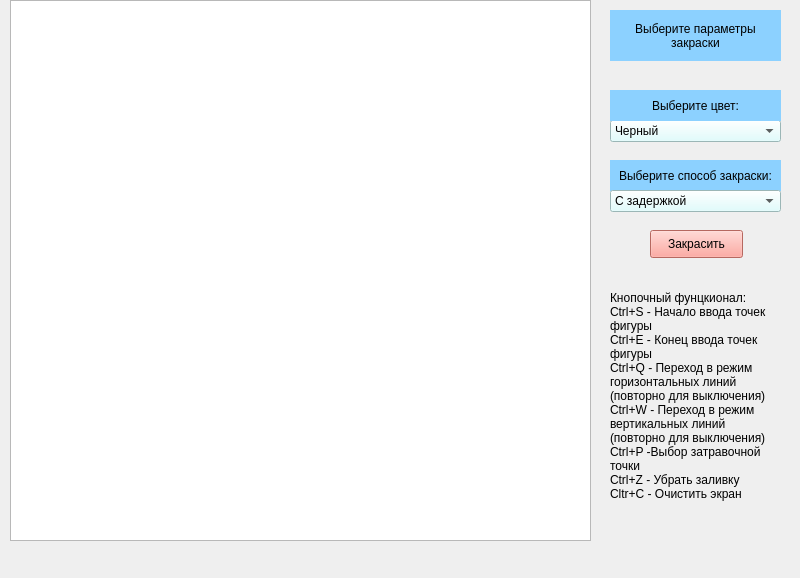
<?xml version="1.0" encoding="UTF-8"?>
<ui version="4.0">
 <class>MainWindow</class>
 <widget class="QMainWindow" name="MainWindow">
  <property name="geometry">
   <rect>
    <x>0</x>
    <y>0</y>
    <width>800</width>
    <height>578</height>
   </rect>
  </property>
  <property name="windowTitle">
   <string>MainWindow</string>
  </property>
  <widget class="QWidget" name="centralwidget">
   <widget class="QGraphicsView" name="graphicsView">
    <property name="geometry">
     <rect>
      <x>10</x>
      <y>0</y>
      <width>581</width>
      <height>541</height>
     </rect>
    </property>
   </widget>
   <widget class="QComboBox" name="colorBox">
    <property name="geometry">
     <rect>
      <x>610</x>
      <y>120</y>
      <width>171</width>
      <height>22</height>
     </rect>
    </property>
    <property name="styleSheet">
     <string notr="true">background-color: rgb(217, 255, 255);</string>
    </property>
    <item>
     <property name="text">
      <string>Черный</string>
     </property>
    </item>
    <item>
     <property name="text">
      <string>Красный</string>
     </property>
    </item>
    <item>
     <property name="text">
      <string>Зеленый</string>
     </property>
    </item>
    <item>
     <property name="text">
      <string>Синий</string>
     </property>
    </item>
   </widget>
   <widget class="QLabel" name="labelColor">
    <property name="geometry">
     <rect>
      <x>610</x>
      <y>90</y>
      <width>171</width>
      <height>31</height>
     </rect>
    </property>
    <property name="styleSheet">
     <string notr="true">background-color: rgb(140, 209, 255);</string>
    </property>
    <property name="text">
     <string>Выберите цвет:</string>
    </property>
    <property name="alignment">
     <set>Qt::AlignCenter</set>
    </property>
   </widget>
   <widget class="QLabel" name="labelMethod">
    <property name="geometry">
     <rect>
      <x>610</x>
      <y>160</y>
      <width>171</width>
      <height>31</height>
     </rect>
    </property>
    <property name="styleSheet">
     <string notr="true">background-color: rgb(140, 209, 255);</string>
    </property>
    <property name="text">
     <string>Выберите способ закраски:</string>
    </property>
    <property name="alignment">
     <set>Qt::AlignCenter</set>
    </property>
   </widget>
   <widget class="QComboBox" name="paintBox">
    <property name="geometry">
     <rect>
      <x>610</x>
      <y>190</y>
      <width>171</width>
      <height>22</height>
     </rect>
    </property>
    <property name="styleSheet">
     <string notr="true">background-color: rgb(217, 255, 255);</string>
    </property>
    <item>
     <property name="text">
      <string>С задержкой</string>
     </property>
    </item>
    <item>
     <property name="text">
      <string>Без задержки</string>
     </property>
    </item>
   </widget>
   <widget class="QPushButton" name="paintBut">
    <property name="geometry">
     <rect>
      <x>650</x>
      <y>230</y>
      <width>93</width>
      <height>28</height>
     </rect>
    </property>
    <property name="styleSheet">
     <string notr="true">background-color: rgb(255, 145, 135);</string>
    </property>
    <property name="text">
     <string>Закрасить</string>
    </property>
   </widget>
   <widget class="QLabel" name="labelTitle">
    <property name="geometry">
     <rect>
      <x>610</x>
      <y>10</y>
      <width>171</width>
      <height>51</height>
     </rect>
    </property>
    <property name="styleSheet">
     <string notr="true">background-color: rgb(140, 209, 255);</string>
    </property>
    <property name="text">
     <string>Выберите параметры закраски</string>
    </property>
    <property name="alignment">
     <set>Qt::AlignCenter</set>
    </property>
    <property name="wordWrap">
     <bool>true</bool>
    </property>
   </widget>
   <widget class="QLabel" name="label">
    <property name="geometry">
     <rect>
      <x>610</x>
      <y>270</y>
      <width>171</width>
      <height>251</height>
     </rect>
    </property>
    <property name="text">
     <string>Кнопочный фунцкионал:
Ctrl+S - Начало ввода точек фигуры
Ctrl+E - Конец ввода точек фигуры
Ctrl+Q - Переход в режим горизонтальных линий (повторно для выключения)
Ctrl+W - Переход в режим вертикальных линий (повторно для выключения)
Ctrl+P -Выбор затравочной точки
Ctrl+Z - Убрать заливку
Cltr+C - Очистить экран</string>
    </property>
    <property name="wordWrap">
     <bool>true</bool>
    </property>
   </widget>
  </widget>
  <widget class="QMenuBar" name="menubar">
   <property name="geometry">
    <rect>
     <x>0</x>
     <y>0</y>
     <width>800</width>
     <height>26</height>
    </rect>
   </property>
  </widget>
 </widget>
 <resources/>
 <connections/>
</ui>
